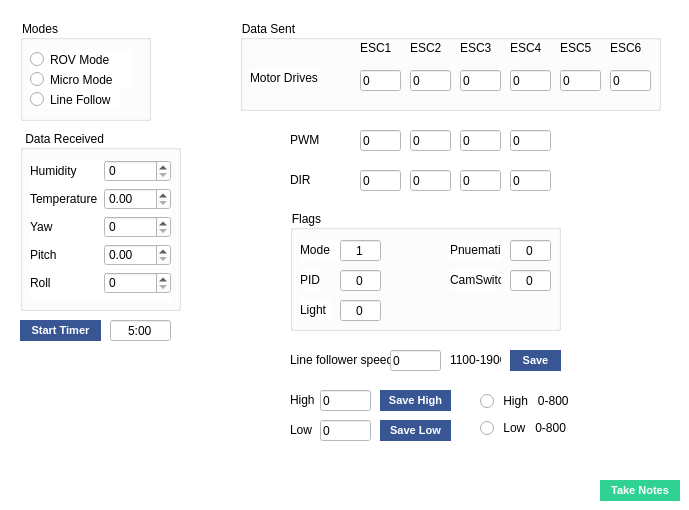
      <widget class="QWidget" name="systemMonitor">
       <property name="styleSheet">
        <string notr="true">background-color: #fff;</string>
       </property>
       <attribute name="title">
        <string>System Monitor</string>
       </attribute>
       <widget class="QGroupBox" name="groupBox">
        <property name="geometry">
         <rect>
          <x>20</x>
          <y>20</y>
          <width>131</width>
          <height>101</height>
         </rect>
        </property>
        <property name="title">
         <string>Modes</string>
        </property>
        <widget class="QRadioButton" name="radioButton1">
         <property name="geometry">
          <rect>
           <x>10</x>
           <y>30</y>
           <width>101</width>
           <height>19</height>
          </rect>
         </property>
         <property name="text">
          <string>ROV Mode</string>
         </property>
        </widget>
        <widget class="QRadioButton" name="radioButton2">
         <property name="geometry">
          <rect>
           <x>10</x>
           <y>50</y>
           <width>101</width>
           <height>19</height>
          </rect>
         </property>
         <property name="text">
          <string>Micro Mode</string>
         </property>
        </widget>
        <widget class="QRadioButton" name="radioButton3">
         <property name="geometry">
          <rect>
           <x>10</x>
           <y>70</y>
           <width>91</width>
           <height>19</height>
          </rect>
         </property>
         <property name="text">
          <string>Line Follow</string>
         </property>
        </widget>
       </widget>
       <widget class="QPushButton" name="pushButton_timer">
        <property name="geometry">
         <rect>
          <x>20</x>
          <y>320</y>
          <width>81</width>
          <height>21</height>
         </rect>
        </property>
        <property name="styleSheet">
         <string notr="true">border-radius: 60px;
background-color: #395694;
font-size: 11px;
padding: 5px;
color: #fff;
font-weight: bold;</string>
        </property>
        <property name="text">
         <string>Start Timer</string>
        </property>
       </widget>
       <widget class="QGroupBox" name="groupBox_2">
        <property name="geometry">
         <rect>
          <x>20</x>
          <y>130</y>
          <width>161</width>
          <height>181</height>
         </rect>
        </property>
        <property name="title">
         <string> Data Received</string>
        </property>
       </widget>
       <widget class="QWidget" name="formLayoutWidget">
        <property name="geometry">
         <rect>
          <x>30</x>
          <y>160</y>
          <width>141</width>
          <height>141</height>
         </rect>
        </property>
        <layout class="QFormLayout" name="formLayout_5">
         <item row="0" column="1">
          <widget class="QSpinBox" name="spinBox"/>
         </item>
         <item row="1" column="0">
          <widget class="QLabel" name="label_8">
           <property name="text">
            <string>Temperature</string>
           </property>
          </widget>
         </item>
         <item row="1" column="1">
          <widget class="QDoubleSpinBox" name="doubleSpinBox"/>
         </item>
         <item row="2" column="0">
          <widget class="QLabel" name="label_9">
           <property name="text">
            <string>Yaw</string>
           </property>
          </widget>
         </item>
         <item row="2" column="1">
          <widget class="QSpinBox" name="spinBox_2"/>
         </item>
         <item row="3" column="0">
          <widget class="QLabel" name="label_10">
           <property name="text">
            <string>Pitch</string>
           </property>
          </widget>
         </item>
         <item row="3" column="1">
          <widget class="QDoubleSpinBox" name="doubleSpinBox_2"/>
         </item>
         <item row="4" column="0">
          <widget class="QLabel" name="label_7">
           <property name="text">
            <string>Roll</string>
           </property>
          </widget>
         </item>
         <item row="4" column="1">
          <widget class="QSpinBox" name="spinBox_3"/>
         </item>
         <item row="0" column="0">
          <widget class="QLabel" name="label_6">
           <property name="maximumSize">
            <size>
             <width>16777215</width>
             <height>16777215</height>
            </size>
           </property>
           <property name="text">
            <string>Humidity</string>
           </property>
          </widget>
         </item>
        </layout>
       </widget>
       <widget class="QGroupBox" name="groupBox_3">
        <property name="geometry">
         <rect>
          <x>240</x>
          <y>20</y>
          <width>421</width>
          <height>91</height>
         </rect>
        </property>
        <property name="title">
         <string>Data Sent</string>
        </property>
        <widget class="QLabel" name="label_11">
         <property name="geometry">
          <rect>
           <x>10</x>
           <y>50</y>
           <width>71</width>
           <height>16</height>
          </rect>
         </property>
         <property name="text">
          <string>Motor Drives</string>
         </property>
        </widget>
        <widget class="QLabel" name="label_12">
         <property name="geometry">
          <rect>
           <x>120</x>
           <y>20</y>
           <width>31</width>
           <height>16</height>
          </rect>
         </property>
         <property name="text">
          <string>ESC1</string>
         </property>
        </widget>
        <widget class="QLabel" name="label_13">
         <property name="geometry">
          <rect>
           <x>170</x>
           <y>20</y>
           <width>31</width>
           <height>16</height>
          </rect>
         </property>
         <property name="text">
          <string>ESC2</string>
         </property>
        </widget>
        <widget class="QLabel" name="label_14">
         <property name="geometry">
          <rect>
           <x>220</x>
           <y>20</y>
           <width>31</width>
           <height>16</height>
          </rect>
         </property>
         <property name="text">
          <string>ESC3</string>
         </property>
        </widget>
        <widget class="QLabel" name="label_15">
         <property name="geometry">
          <rect>
           <x>270</x>
           <y>20</y>
           <width>31</width>
           <height>16</height>
          </rect>
         </property>
         <property name="text">
          <string>ESC4</string>
         </property>
        </widget>
        <widget class="QLabel" name="label_16">
         <property name="geometry">
          <rect>
           <x>320</x>
           <y>20</y>
           <width>31</width>
           <height>16</height>
          </rect>
         </property>
         <property name="text">
          <string>ESC5</string>
         </property>
        </widget>
        <widget class="QLabel" name="label_17">
         <property name="geometry">
          <rect>
           <x>370</x>
           <y>20</y>
           <width>31</width>
           <height>16</height>
          </rect>
         </property>
         <property name="text">
          <string>ESC6</string>
         </property>
        </widget>
        <widget class="QLineEdit" name="lineEdit_2">
         <property name="geometry">
          <rect>
           <x>120</x>
           <y>50</y>
           <width>41</width>
           <height>21</height>
          </rect>
         </property>
         <property name="text">
          <string>0</string>
         </property>
        </widget>
        <widget class="QLineEdit" name="lineEdit_3">
         <property name="geometry">
          <rect>
           <x>170</x>
           <y>50</y>
           <width>41</width>
           <height>21</height>
          </rect>
         </property>
         <property name="text">
          <string>0</string>
         </property>
        </widget>
        <widget class="QLineEdit" name="lineEdit_4">
         <property name="geometry">
          <rect>
           <x>220</x>
           <y>50</y>
           <width>41</width>
           <height>21</height>
          </rect>
         </property>
         <property name="text">
          <string>0</string>
         </property>
        </widget>
        <widget class="QLineEdit" name="lineEdit_5">
         <property name="geometry">
          <rect>
           <x>270</x>
           <y>50</y>
           <width>41</width>
           <height>21</height>
          </rect>
         </property>
         <property name="text">
          <string>0</string>
         </property>
        </widget>
        <widget class="QLineEdit" name="lineEdit_6">
         <property name="geometry">
          <rect>
           <x>320</x>
           <y>50</y>
           <width>41</width>
           <height>21</height>
          </rect>
         </property>
         <property name="text">
          <string>0</string>
         </property>
        </widget>
        <widget class="QLineEdit" name="lineEdit_7">
         <property name="geometry">
          <rect>
           <x>370</x>
           <y>50</y>
           <width>41</width>
           <height>21</height>
          </rect>
         </property>
         <property name="text">
          <string>0</string>
         </property>
        </widget>
       </widget>
       <widget class="QLabel" name="label_18">
        <property name="geometry">
         <rect>
          <x>290</x>
          <y>130</y>
          <width>31</width>
          <height>20</height>
         </rect>
        </property>
        <property name="text">
         <string>PWM</string>
        </property>
       </widget>
       <widget class="QLineEdit" name="lineEdit_8">
        <property name="geometry">
         <rect>
          <x>360</x>
          <y>130</y>
          <width>41</width>
          <height>21</height>
         </rect>
        </property>
        <property name="text">
         <string>0</string>
        </property>
       </widget>
       <widget class="QLineEdit" name="lineEdit_9">
        <property name="geometry">
         <rect>
          <x>410</x>
          <y>130</y>
          <width>41</width>
          <height>21</height>
         </rect>
        </property>
        <property name="text">
         <string>0</string>
        </property>
       </widget>
       <widget class="QLineEdit" name="lineEdit_10">
        <property name="geometry">
         <rect>
          <x>460</x>
          <y>130</y>
          <width>41</width>
          <height>21</height>
         </rect>
        </property>
        <property name="text">
         <string>0</string>
        </property>
       </widget>
       <widget class="QLineEdit" name="lineEdit_11">
        <property name="geometry">
         <rect>
          <x>510</x>
          <y>130</y>
          <width>41</width>
          <height>21</height>
         </rect>
        </property>
        <property name="text">
         <string>0</string>
        </property>
       </widget>
       <widget class="QLabel" name="label_19">
        <property name="geometry">
         <rect>
          <x>290</x>
          <y>170</y>
          <width>31</width>
          <height>20</height>
         </rect>
        </property>
        <property name="text">
         <string>DIR</string>
        </property>
       </widget>
       <widget class="QLineEdit" name="lineEdit_12">
        <property name="geometry">
         <rect>
          <x>360</x>
          <y>170</y>
          <width>41</width>
          <height>21</height>
         </rect>
        </property>
        <property name="text">
         <string>0</string>
        </property>
       </widget>
       <widget class="QLineEdit" name="lineEdit_13">
        <property name="geometry">
         <rect>
          <x>410</x>
          <y>170</y>
          <width>41</width>
          <height>21</height>
         </rect>
        </property>
        <property name="text">
         <string>0</string>
        </property>
       </widget>
       <widget class="QLineEdit" name="lineEdit_14">
        <property name="geometry">
         <rect>
          <x>460</x>
          <y>170</y>
          <width>41</width>
          <height>21</height>
         </rect>
        </property>
        <property name="text">
         <string>0</string>
        </property>
       </widget>
       <widget class="QLineEdit" name="lineEdit_15">
        <property name="geometry">
         <rect>
          <x>510</x>
          <y>170</y>
          <width>41</width>
          <height>21</height>
         </rect>
        </property>
        <property name="text">
         <string>0</string>
        </property>
       </widget>
       <widget class="QGroupBox" name="groupBox_4">
        <property name="geometry">
         <rect>
          <x>290</x>
          <y>210</y>
          <width>271</width>
          <height>121</height>
         </rect>
        </property>
        <property name="title">
         <string>Flags</string>
        </property>
        <widget class="QLabel" name="label_20">
         <property name="geometry">
          <rect>
           <x>10</x>
           <y>30</y>
           <width>41</width>
           <height>20</height>
          </rect>
         </property>
         <property name="text">
          <string>Mode</string>
         </property>
        </widget>
        <widget class="QLineEdit" name="lineEdit_Mode">
         <property name="geometry">
          <rect>
           <x>50</x>
           <y>30</y>
           <width>41</width>
           <height>21</height>
          </rect>
         </property>
         <property name="sizePolicy">
          <sizepolicy hsizetype="Preferred" vsizetype="Preferred">
           <horstretch>0</horstretch>
           <verstretch>0</verstretch>
          </sizepolicy>
         </property>
         <property name="text">
          <string>1</string>
         </property>
         <property name="alignment">
          <set>Qt::AlignCenter</set>
         </property>
        </widget>
        <widget class="QLabel" name="label_21">
         <property name="geometry">
          <rect>
           <x>10</x>
           <y>60</y>
           <width>21</width>
           <height>20</height>
          </rect>
         </property>
         <property name="text">
          <string>PID</string>
         </property>
        </widget>
        <widget class="QLineEdit" name="lineEdit_17">
         <property name="geometry">
          <rect>
           <x>50</x>
           <y>60</y>
           <width>41</width>
           <height>21</height>
          </rect>
         </property>
         <property name="sizePolicy">
          <sizepolicy hsizetype="Preferred" vsizetype="Preferred">
           <horstretch>0</horstretch>
           <verstretch>0</verstretch>
          </sizepolicy>
         </property>
         <property name="text">
          <string>0</string>
         </property>
         <property name="alignment">
          <set>Qt::AlignCenter</set>
         </property>
        </widget>
        <widget class="QLabel" name="label_22">
         <property name="geometry">
          <rect>
           <x>160</x>
           <y>30</y>
           <width>51</width>
           <height>20</height>
          </rect>
         </property>
         <property name="text">
          <string>Pnuematic</string>
         </property>
        </widget>
        <widget class="QLineEdit" name="lineEdit_18">
         <property name="geometry">
          <rect>
           <x>220</x>
           <y>30</y>
           <width>41</width>
           <height>21</height>
          </rect>
         </property>
         <property name="sizePolicy">
          <sizepolicy hsizetype="Preferred" vsizetype="Preferred">
           <horstretch>0</horstretch>
           <verstretch>0</verstretch>
          </sizepolicy>
         </property>
         <property name="text">
          <string>0</string>
         </property>
         <property name="alignment">
          <set>Qt::AlignCenter</set>
         </property>
        </widget>
        <widget class="QLabel" name="label_23">
         <property name="geometry">
          <rect>
           <x>160</x>
           <y>60</y>
           <width>51</width>
           <height>20</height>
          </rect>
         </property>
         <property name="text">
          <string>CamSwitch</string>
         </property>
        </widget>
        <widget class="QLineEdit" name="lineEdit_19">
         <property name="geometry">
          <rect>
           <x>220</x>
           <y>60</y>
           <width>41</width>
           <height>21</height>
          </rect>
         </property>
         <property name="sizePolicy">
          <sizepolicy hsizetype="Preferred" vsizetype="Preferred">
           <horstretch>0</horstretch>
           <verstretch>0</verstretch>
          </sizepolicy>
         </property>
         <property name="text">
          <string>0</string>
         </property>
         <property name="alignment">
          <set>Qt::AlignCenter</set>
         </property>
        </widget>
        <widget class="QLabel" name="label_24">
         <property name="geometry">
          <rect>
           <x>10</x>
           <y>90</y>
           <width>31</width>
           <height>20</height>
          </rect>
         </property>
         <property name="text">
          <string>Light</string>
         </property>
        </widget>
        <widget class="QLineEdit" name="lineEdit_20">
         <property name="geometry">
          <rect>
           <x>50</x>
           <y>90</y>
           <width>41</width>
           <height>21</height>
          </rect>
         </property>
         <property name="sizePolicy">
          <sizepolicy hsizetype="Preferred" vsizetype="Preferred">
           <horstretch>0</horstretch>
           <verstretch>0</verstretch>
          </sizepolicy>
         </property>
         <property name="text">
          <string>0</string>
         </property>
         <property name="alignment">
          <set>Qt::AlignCenter</set>
         </property>
        </widget>
       </widget>
       <widget class="QLabel" name="label_25">
        <property name="geometry">
         <rect>
          <x>290</x>
          <y>350</y>
          <width>101</width>
          <height>20</height>
         </rect>
        </property>
        <property name="text">
         <string>Line follower speed</string>
        </property>
       </widget>
       <widget class="QLineEdit" name="lineEdit_21">
        <property name="geometry">
         <rect>
          <x>390</x>
          <y>350</y>
          <width>51</width>
          <height>21</height>
         </rect>
        </property>
        <property name="sizePolicy">
         <sizepolicy hsizetype="Preferred" vsizetype="Preferred">
          <horstretch>0</horstretch>
          <verstretch>0</verstretch>
         </sizepolicy>
        </property>
        <property name="text">
         <string>0</string>
        </property>
        <property name="alignment">
         <set>Qt::AlignLeading|Qt::AlignLeft|Qt::AlignVCenter</set>
        </property>
       </widget>
       <widget class="QLabel" name="label_26">
        <property name="geometry">
         <rect>
          <x>450</x>
          <y>350</y>
          <width>51</width>
          <height>20</height>
         </rect>
        </property>
        <property name="text">
         <string>1100-1900</string>
        </property>
       </widget>
       <widget class="QPushButton" name="pushButton_2">
        <property name="geometry">
         <rect>
          <x>510</x>
          <y>350</y>
          <width>51</width>
          <height>21</height>
         </rect>
        </property>
        <property name="styleSheet">
         <string notr="true">border-radius: 60px;
background-color: #395694;
font-size: 11px;
padding: 5px;
color: #fff;
font-weight: bold;</string>
        </property>
        <property name="text">
         <string>Save</string>
        </property>
       </widget>
       <widget class="QLabel" name="label_27">
        <property name="geometry">
         <rect>
          <x>290</x>
          <y>390</y>
          <width>31</width>
          <height>20</height>
         </rect>
        </property>
        <property name="text">
         <string>High</string>
        </property>
       </widget>
       <widget class="QLineEdit" name="lineEdit_22">
        <property name="geometry">
         <rect>
          <x>320</x>
          <y>390</y>
          <width>51</width>
          <height>21</height>
         </rect>
        </property>
        <property name="sizePolicy">
         <sizepolicy hsizetype="Preferred" vsizetype="Preferred">
          <horstretch>0</horstretch>
          <verstretch>0</verstretch>
         </sizepolicy>
        </property>
        <property name="text">
         <string>0</string>
        </property>
        <property name="alignment">
         <set>Qt::AlignLeading|Qt::AlignLeft|Qt::AlignVCenter</set>
        </property>
       </widget>
       <widget class="QLabel" name="label_28">
        <property name="geometry">
         <rect>
          <x>290</x>
          <y>420</y>
          <width>31</width>
          <height>20</height>
         </rect>
        </property>
        <property name="text">
         <string>Low</string>
        </property>
       </widget>
       <widget class="QLineEdit" name="lineEdit_23">
        <property name="geometry">
         <rect>
          <x>320</x>
          <y>420</y>
          <width>51</width>
          <height>21</height>
         </rect>
        </property>
        <property name="sizePolicy">
         <sizepolicy hsizetype="Preferred" vsizetype="Preferred">
          <horstretch>0</horstretch>
          <verstretch>0</verstretch>
         </sizepolicy>
        </property>
        <property name="text">
         <string>0</string>
        </property>
        <property name="alignment">
         <set>Qt::AlignLeading|Qt::AlignLeft|Qt::AlignVCenter</set>
        </property>
       </widget>
       <widget class="QPushButton" name="pushButton_3">
        <property name="geometry">
         <rect>
          <x>380</x>
          <y>390</y>
          <width>71</width>
          <height>21</height>
         </rect>
        </property>
        <property name="styleSheet">
         <string notr="true">border-radius: 60px;
background-color: #395694;
font-size: 11px;
padding: 5px;
color: #fff;
font-weight: bold;</string>
        </property>
        <property name="text">
         <string>Save High</string>
        </property>
       </widget>
       <widget class="QPushButton" name="pushButton_4">
        <property name="geometry">
         <rect>
          <x>380</x>
          <y>420</y>
          <width>71</width>
          <height>21</height>
         </rect>
        </property>
        <property name="styleSheet">
         <string notr="true">border-radius: 60px;
background-color: #395694;
font-size: 11px;
padding: 5px;
color: #fff;
font-weight: bold;</string>
        </property>
        <property name="text">
         <string>Save Low</string>
        </property>
       </widget>
       <widget class="QLineEdit" name="countdownTimer">
        <property name="geometry">
         <rect>
          <x>110</x>
          <y>320</y>
          <width>61</width>
          <height>21</height>
         </rect>
        </property>
        <property name="sizePolicy">
         <sizepolicy hsizetype="Preferred" vsizetype="Preferred">
          <horstretch>0</horstretch>
          <verstretch>0</verstretch>
         </sizepolicy>
        </property>
        <property name="text">
         <string>5:00</string>
        </property>
        <property name="alignment">
         <set>Qt::AlignCenter</set>
        </property>
       </widget>
       <widget class="QPushButton" name="pushButton">
        <property name="geometry">
         <rect>
          <x>600</x>
          <y>480</y>
          <width>80</width>
          <height>21</height>
         </rect>
        </property>
        <property name="sizePolicy">
         <sizepolicy hsizetype="Preferred" vsizetype="Preferred">
          <horstretch>0</horstretch>
          <verstretch>0</verstretch>
         </sizepolicy>
        </property>
        <property name="layoutDirection">
         <enum>Qt::LeftToRight</enum>
        </property>
        <property name="styleSheet">
         <string notr="true">border-radius: 60px;
background-color: #2FD293;
font-size: 11px;
padding: 5px;
color: #fff;
font-weight: bold;</string>
        </property>
        <property name="text">
         <string>Take Notes</string>
        </property>
       </widget>
       <widget class="QWidget" name="layoutWidget">
        <property name="geometry">
         <rect>
          <x>480</x>
          <y>390</y>
          <width>88</width>
          <height>51</height>
         </rect>
        </property>
        <layout class="QVBoxLayout" name="verticalLayout_7">
         <item>
          <widget class="QRadioButton" name="radioButton">
           <property name="text">
            <string> High   0-800</string>
           </property>
          </widget>
         </item>
         <item>
          <widget class="QRadioButton" name="radioButton_2">
           <property name="text">
            <string> Low   0-800</string>
           </property>
          </widget>
         </item>
        </layout>
       </widget>
      </widget>
